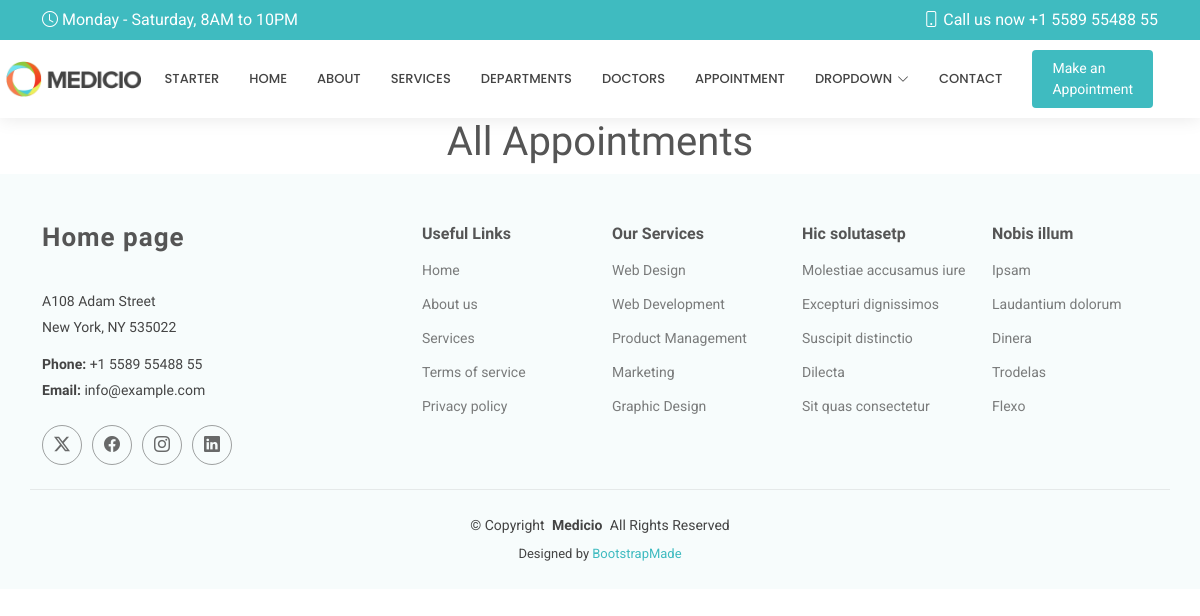
/show/, run on an earlier commit of the app's database.
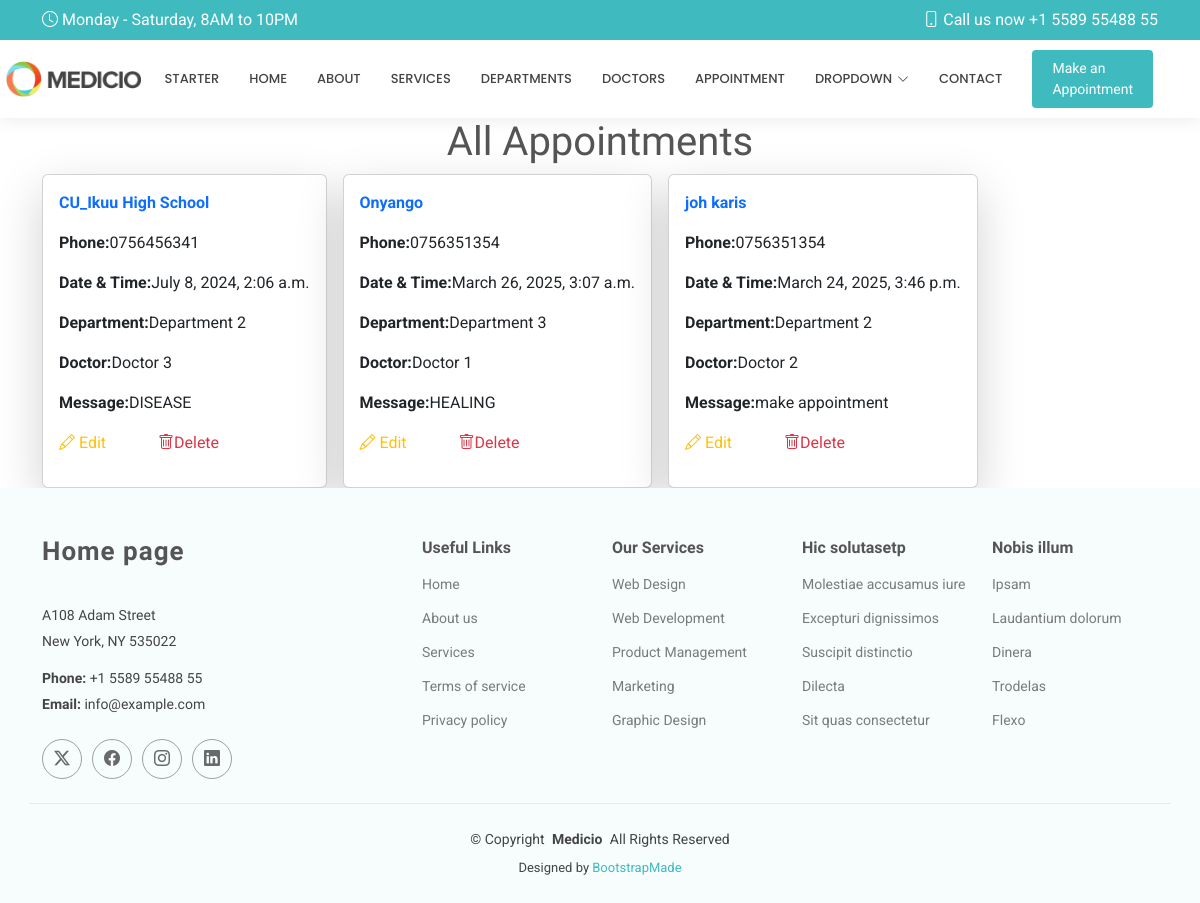
And on a later commit of the database.
### HospitalApp/models.py (models this page shows, shortened)
class Appointment(models.Model):
    name = models.CharField(max_length=50)
    email = models.EmailField()
    phone = models.CharField(max_length=10)
    date = models.DateTimeField()
    department = models.CharField(max_length=20)
    doctor = models.CharField(max_length=20)
    message = models.TextField()

### HospitalApp/views.py (the view)
# urls.py: path('show/', views.show, name='show'),
def show(request):
    All = Appointment.objects.all()
    return render(request, 'show.html',{'appnts':All})

### Templates/show.html (shortened to what this page needs)
{% extends 'starter-page.html' %}
{% load static %}
{% block content %}
    <h1 class="text-center">All Appointments</h1>
<div class="d-flex gap-3 container flex-wrap">
{% for x in appnts %}
<div class="card w-30 p-3  shadow-lg">
<p class="fw-bold text-primary">{{ x.name }}</p>
<p><strong>Phone:</strong>{{ x.phone }}</p>
<p><strong>Date & Time:</strong>{{ x.date }}</p>
<p><strong>Department:</strong>{{ x.department }}</p>
<p><strong>Doctor:</strong>{{ x.doctor }}</p>
<p><strong>Message:</strong>{{ x.message }}</p>
<p>
    <a href="{% url 'edit' x.id %}" class="text-warning me-5">
        <i class="bi bi-pencil"> </i>Edit
    </a>
    <a href="/delete/{{ x.id }}" class="text-danger">
    <i class="bi bi-trash"></i>Delete
    </a>
</p>
</div>
{% endfor %}
</div>
{% endblock %}

### Templates/starter-page.html (shortened to what this page needs)
<!DOCTYPE html>
<html lang="en">
<head>
    {% load static %}
  <link href="{% static 'assets/vendor/bootstrap/css/bootstrap.min.css' %}" rel="stylesheet">
  <link href="{% static 'assets/vendor/bootstrap-icons/bootstrap-icons.css' %}" rel="stylesheet">
  <link href="{% static 'assets/vendor/aos/aos.css' %}" rel="stylesheet">
  <link href="{% static 'assets/vendor/fontawesome-free/css/all.min.css' %}" rel="stylesheet">
  <link href="{% static 'assets/vendor/glightbox/css/glightbox.min.css' %}" rel="stylesheet">
  <link href="{% static 'assets/vendor/swiper/swiper-bundle.min.css' %}" rel="stylesheet">
  <link href="{% static 'assets/css/main.css' %}" rel="stylesheet">
</head>
<body class="starter-page-page">
  <header id="header" class="header sticky-top">
    <div class="topbar d-flex align-items-center">
      <div class="container d-flex justify-content-center justify-content-md-between">
        <div class="d-none d-md-flex align-items-center">
          <i class="bi bi-clock me-1"></i> Monday - Saturday, 8AM to 10PM
        </div>
        <div class="d-flex align-items-center">
          <i class="bi bi-phone me-1"></i> Call us now +1 5589 55488 55
        </div>
      </div>
    </div>
    <div class="branding d-flex align-items-center">
      <div class="container position-relative d-flex align-items-center justify-content-end">
        <a href="{% url 'home' %}" class="logo d-flex align-items-center me-auto">
          <img src="{% static 'assets/img/logo.png' %}" alt="">
        </a>
        <nav id="navmenu" class="navmenu">
          <ul>
            <li><a href="{% url 'starter' %}">Starter</a></li>
            <li><a href="{% url 'home' %}" >Home</a></li>
            <li><a href="{% url 'about' %}">About</a></li>
            <li><a href="{% url 'services' %}">Services</a></li>
            <li><a href="{% url 'departments' %}">Departments</a></li>
            <li><a href="{% url 'doctors' %}">Doctors</a></li>
            <li><a href="{% url 'appointment' %}">Appointment</a></li>
            <li class="dropdown"><a href="#"><span>Dropdown</span> <i class="bi bi-chevron-down toggle-dropdown"></i></a>
            </li>
            <li><a href="{% url 'contact' %}">Contact</a></li>
          </ul>
        </nav>
        <a class="cta-btn" href="{% url 'appointment' %}">Make an Appointment</a>
      </div>
    </div>
  </header>
  <main class="main">
      {% block content %}
      {% endblock %}
  </main>
  <footer id="footer" class="footer light-background">
    <div class="container footer-top">
      <div class="row gy-4">
        <div class="col-lg-4 col-md-6 footer-about">
          <a href="{% url 'home' %}" class="logo d-flex align-items-center">
            <span class="sitename">Home page</span>
          </a>
          <div class="footer-contact pt-3">
            <p>A108 Adam Street</p>
            <p>New York, NY 535022</p>
            <p class="mt-3"><strong>Phone:</strong> <span>+1 5589 55488 55</span></p>
            <p><strong>Email:</strong> <span>info@example.com</span></p>
          </div>
          <div class="social-links d-flex mt-4">
            <a href=""><i class="bi bi-twitter-x"></i></a>
            <a href=""><i class="bi bi-facebook"></i></a>
            <a href=""><i class="bi bi-instagram"></i></a>
            <a href=""><i class="bi bi-linkedin"></i></a>
          </div>
        </div>
        <div class="col-lg-2 col-md-3 footer-links">
          <h4>Useful Links</h4>
          <ul>
            <li><a href="#">Home</a></li>
            <li><a href="#">About us</a></li>
            <li><a href="#">Services</a></li>
            <li><a href="#">Terms of service</a></li>
            <li><a href="#">Privacy policy</a></li>
          </ul>
        </div>
        <div class="col-lg-2 col-md-3 footer-links">
          <h4>Our Services</h4>
          <ul>
            <li><a href="#">Web Design</a></li>
            <li><a href="#">Web Development</a></li>
            <li><a href="#">Product Management</a></li>
            <li><a href="#">Marketing</a></li>
            <li><a href="#">Graphic Design</a></li>
          </ul>
        </div>
        <div class="col-lg-2 col-md-3 footer-links">
          <h4>Hic solutasetp</h4>
          <ul>
            <li><a href="#">Molestiae accusamus iure</a></li>
            <li><a href="#">Excepturi dignissimos</a></li>
            <li><a href="#">Suscipit distinctio</a></li>
            <li><a href="#">Dilecta</a></li>
            <li><a href="#">Sit quas consectetur</a></li>
          </ul>
        </div>
        <div class="col-lg-2 col-md-3 footer-links">
          <h4>Nobis illum</h4>
          <ul>
            <li><a href="#">Ipsam</a></li>
            <li><a href="#">Laudantium dolorum</a></li>
            <li><a href="#">Dinera</a></li>
            <li><a href="#">Trodelas</a></li>
            <li><a href="#">Flexo</a></li>
          </ul>
        </div>
      </div>
    </div>
    <div class="container copyright text-center mt-4">
      <p>© <span>Copyright</span> <strong class="px-1 sitename">Medicio</strong> <span>All Rights Reserved</span></p>
      <div class="credits">
        Designed by <a href="https://bootstrapmade.com/">BootstrapMade</a>
      </div>
    </div>
  </footer>
</body>
</html>

### static/assets/css/main.css (style rules this page uses)
:root { --default-font: "Roboto", system-ui, -apple-system, "Segoe UI", Roboto, "Helvetica Neue", Arial, "Noto Sans", "Liberation Sans", sans-serif, "Apple Color Emoji", "Segoe UI Emoji", "Segoe UI Symbol", "Noto Color Emoji"; --heading-font: "Raleway", sans-serif; --nav-font: "Poppins", sans-serif; }
:root { --background-color: #ffffff; --default-color: #444444; --heading-color: #555555; --accent-color: #3fbbc0; --surface-color: #ffffff; --contrast-color: #ffffff; }
:root { --nav-color: #444444; --nav-hover-color: #3fbbc0; --nav-mobile-background-color: #ffffff; --nav-dropdown-background-color: #ffffff; --nav-dropdown-color: #444444; --nav-dropdown-hover-color: #3fbbc0; }
.light-background { --background-color: #f7fcfc; --surface-color: #ffffff; }
:root { scroll-behavior: smooth; }
body { color: var(--default-color); background-color: var(--background-color); font-family: var(--default-font); }
a { color: var(--accent-color); text-decoration: none; transition: 0.3s; }
h1, h2, h3, h4, h5, h6 { color: var(--heading-color); font-family: var(--heading-font); }
.header { color: var(--default-color); background-color: var(--background-color); transition: all 0.5s; z-index: 997; box-shadow: 0px 0 18px rgba(0, 0, 0, 0.1); }
.header .topbar { background-color: var(--accent-color); color: var(--contrast-color); height: 40px; padding: 0; transition: all 0.5s; }
.header .branding { min-height: 60px; padding: 10px 0; }
.header .logo { line-height: 1; }
.header .logo img { max-height: 36px; margin-right: 8px; }
.header .cta-btn, .header .cta-btn:focus { color: var(--contrast-color); background: var(--accent-color); font-size: 14px; padding: 8px 20px; margin: 0 5px 0 30px; border-radius: 4px; transition: 0.3s; }
@media (min-width: 1200px) { .navmenu { padding: 0; } }
@media (min-width: 1200px) { .navmenu ul { margin: 0; padding: 0; display: flex; list-style: none; align-items: center; } }
@media (min-width: 1200px) { .navmenu li { position: relative; } }
@media (min-width: 1200px) { .navmenu a, .navmenu a:focus { color: var(--nav-color); padding: 18px 15px; font-size: 13px; font-family: var(--nav-font); font-weight: 500; text-transform: uppercase; display: flex; align-items: center; justify-content: space-between; white-space: nowrap; transition: 0.3s; } }
@media (min-width: 1200px) { .navmenu a i, .navmenu a:focus i { font-size: 12px; line-height: 0; margin-left: 5px; transition: 0.3s; } }
@media (min-width: 1200px) { .navmenu li:last-child a { padding-right: 0; } }
.footer { color: var(--default-color); background-color: var(--background-color); font-size: 14px; position: relative; }
.footer .footer-top { padding-top: 50px; }
.footer .footer-about .logo { line-height: 1; margin-bottom: 25px; }
.footer .footer-about .logo span { color: var(--heading-color); font-family: var(--heading-font); font-size: 26px; font-weight: 700; letter-spacing: 1px; }
.footer .footer-about p { font-size: 14px; font-family: var(--heading-font); }
.footer .social-links a { display: flex; align-items: center; justify-content: center; width: 40px; height: 40px; border-radius: 50%; border: 1px solid color-mix(in srgb, var(--default-color), transparent 50%); font-size: 16px; color: color-mix(in srgb, var(--default-color), transparent 20%); margin-right: 10px; transition: 0.3s; }
.footer h4 { font-size: 16px; font-weight: bold; position: relative; padding-bottom: 12px; }
.footer .footer-links { margin-bottom: 30px; }
.footer .footer-links ul { list-style: none; padding: 0; margin: 0; }
.footer .footer-links ul li { padding: 10px 0; display: flex; align-items: center; }
.footer .footer-links ul li:first-child { padding-top: 0; }
.footer .footer-links ul a { color: color-mix(in srgb, var(--default-color), transparent 30%); display: inline-block; line-height: 1; }
.footer .footer-contact p { margin-bottom: 5px; }
.footer .copyright { padding: 25px 0; border-top: 1px solid color-mix(in srgb, var(--default-color), transparent 90%); }
.footer .copyright p { margin-bottom: 0; }
.footer .credits { margin-top: 8px; font-size: 13px; }

What changed in the data, as far as the page shows it:
added Appointment: name "CU_Ikuu High School", phone "0756456341", date "July 8, 2024, 2:06 a.m.", department "Department 2", doctor "Doctor 3", message "DISEASE"
added Appointment: name "Onyango", phone "0756351354", date "March 26, 2025, 3:07 a.m.", department "Department 3", doctor "Doctor 1", message "HEALING"
added Appointment: name "joh karis", phone "0756351354", date "March 24, 2025, 3:46 p.m.", department "Department 2", doctor "Doctor 2", message "make appointment"
